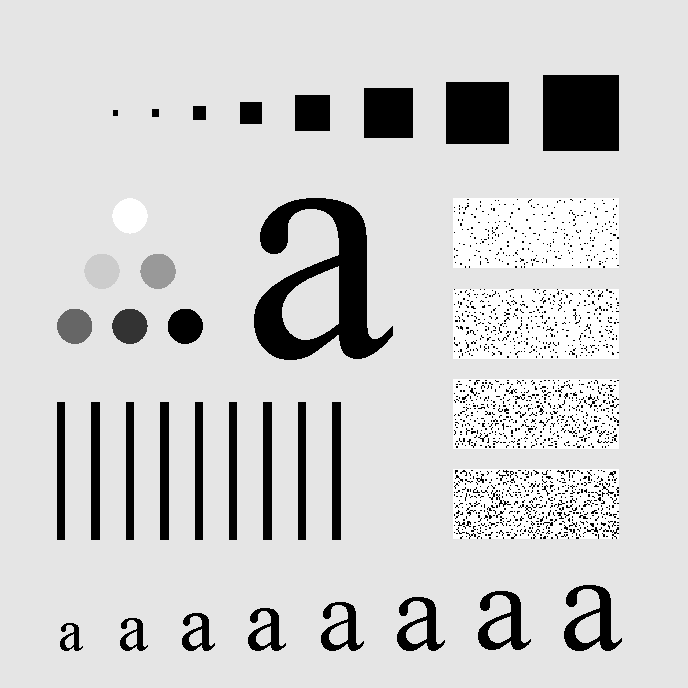
#> input picture digit_image_pocessing/Lab3/characters_test_pattern.tif, 688 x 688 px, found by its file name
$ python lab3_template_20220315150519.py
#> lines starting #> are read from the running program, lines starting #| are printed output that depends on the picture
'''
For use in Lab3

* 在写fft和ifft的时候，可以在空间上使用（-1）*（x+y）改变图像，也可以在频率域上做shift，使用numpy的fft模组
* 可以自由选择做不做padding
* 注意在读入图像后，进行运算前最好使用img/255做归一化
* 注意ifft后的数据类型是复数，显示前要转为实数
* 生成核函数的时候可以使用np.linspace()和np.meshgrid()先生成网格，再统一计算网格上的值
* 建议调试的时候画出kernel 函数的图像确认
* 交的作业不允许使用其他的import, 自己自由探索的时候可以随意。多对比不同包的处理效果。

'''
#%%
from telnetlib import IP
from matplotlib import image
import numpy as np
import matplotlib.pyplot as plt

def My_fft2d(img, shift=True):
    '''
    输入：
        img: 归一化后图像
        shift:
            bool type
            if 'False': no shifting operation

    输出：
        img_fft: img的2d fourier 变换后结果
    '''
    img_fft = np.fft.fft2(img)
    if shift:
        img_fft = np.fft.fftshift(img_fft)

    return img_fft

def My_ifft2d(img_fft, shift=True):
    '''
    输入：
        img_fft: fft 后图像
        shift:
            bool type
            if 'False': no shifting operation

    输出：
        img_rec: fft 反变换后重建图像
    '''
    if shift:
        img_fft = np.fft.fftshift(img_fft)
    img_rec = np.fft.ifft2(img_fft)


    return img_rec

#Q1, 使用translated_rectangle.tif, 一行两列，左：原图， 右：Fourier 谱图
# [67 lines left out: functions question1, question2, not called in this run]

#Q3, 使用characters_test_pattern.tif, 一行三列，：ihpf, bhpf, ghpf
def question3(image_input):
    img = plt.imread(image_input)
#> img is the input picture: shape (688, 688); min 0, max 255, mean 207.3
    h,w = img.shape
#> h = 688; w = 688
    center = h/2,w/2
#> center = (344, 344)
    u_grid = np.linspace(0,h-1,h)
#> u_grid = 688 values from 0 to 687
    v_grid = np.linspace(0,w-1,w)
#> v_grid = 688 values from 0 to 687
    grid = np.meshgrid(u_grid,v_grid)
    Distance = np.sqrt((grid[1]-center[0])**2 + (grid[0]-center[1])**2)            # 表示各个点到中心点的距离

    #image after fourier converter
    img = My_fft2d(img)


    #IHPF
    D0 = 10
    iH = np.where(Distance < D0, 1, 0)
    iH = 1-iH
    img1 = img * iH
    img1 = My_ifft2d(img1)


    #BLPF
    D0 = 10
    n = 1
    bH = 1/(1+(D0/Distance)**2*n)
    img2 = img * bH
    img2 = My_ifft2d(img2)

    #GHPF
    D0 = 40
    gH = np.exp(-Distance**2/(2*D0**2))
    gH = 1-gH
    img3 = img * gH
    img3= My_ifft2d(img3)


    plt.figure()
    plt.subplot(1,3,1)
    plt.imshow(np.real(img1), cmap='gray') # ihpf
    plt.subplot(1,3,2)
    plt.imshow(np.real(img2) , cmap='gray') #  bhpf
    plt.subplot(1,3,3)
    plt.imshow(np.real(img3) , cmap='gray') # ghpf

    plt.show(block=False)
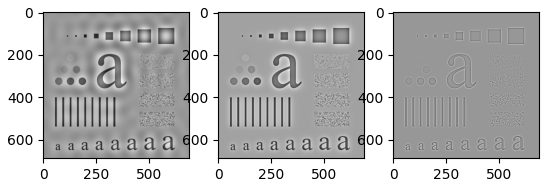
#> figure drawn by matplotlib, 3 panels
    plt.pause(10)
    plt.close()

# [27 lines of commented-out code are left out]


if __name__ == '__main__':
    # [7 lines of commented-out code are left out]
    img = r"digit_image_pocessing\Lab3\characters_test_pattern.tif"
    question3(img)


    pass
